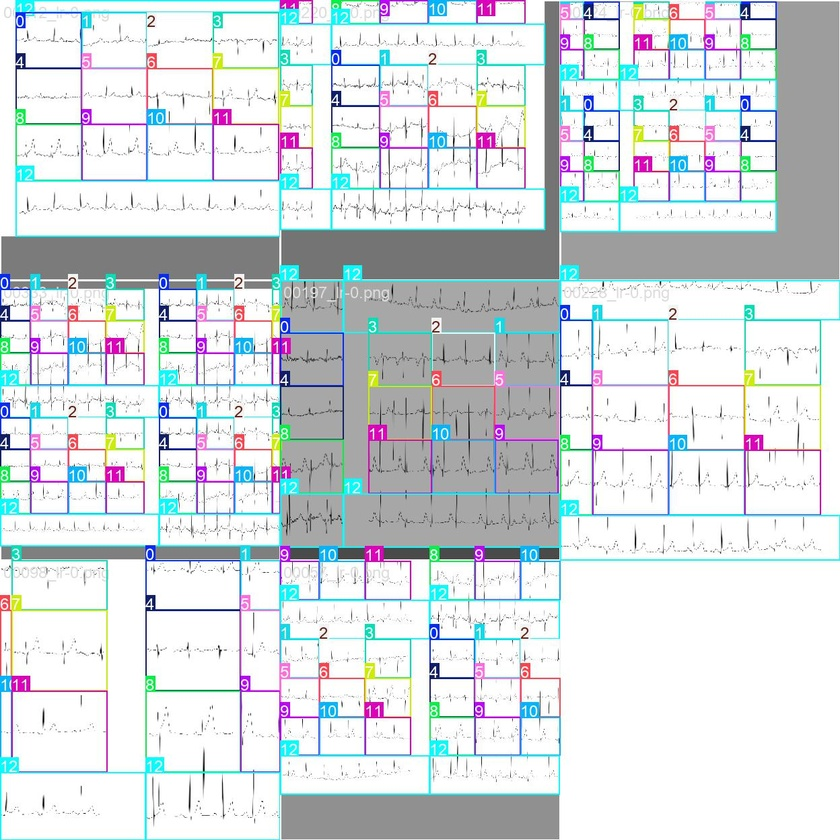
#> input picture code-yolo/models/runs_Test/yolo_ecg_model10/train_batch0.jpg, 840 x 840 px, shrunk from 1248 x 1248 before the run
$ python debug_single_mask.py --image ../../code-yolo/models/runs_Test/yolo_ecg_model10/train_batch0.jpg
#> lines starting #> are read from the running program, lines starting #| are printed output that depends on the picture; after the words box and inside, x2 and y2 are one past the last pixel; in counts of white or black regions, pixels touching at a corner belong together
#> in main, original_image is the input picture: shape (840, 840, 3); mean B, G, R 222.6, 220.2, 213.6
# --- File: debug_single_mask.py (CORRECTED & UPGRADED) ---

import cv2
import numpy as np
import argparse

# --- Using the improved function from your create_masks.py script ---
def create_segmentation_mask(image, v_max, s_min, close_kernel_size, open_kernel_size):
    """
    Creates a segmentation mask using a robust CLOSE then OPEN morphological strategy.
    Returns all intermediate steps for debugging.
    """
#> called with v_max = 120, s_min = 50, close_kernel_size = 20, open_kernel_size = 3
    if image is None: return None, None, None, None

    # 1. Thresholding to get the raw, disconnected signal
    hsv_image = cv2.cvtColor(image, cv2.COLOR_BGR2HSV)
#> hsv_image: shape (840, 840, 3); mean H, S, V 49.4, 21.2, 226.1
    lower_bound = np.array([0, s_min, 0])
    upper_bound = np.array([179, 255, v_max])
    raw_mask = cv2.inRange(hsv_image, lower_bound, upper_bound)
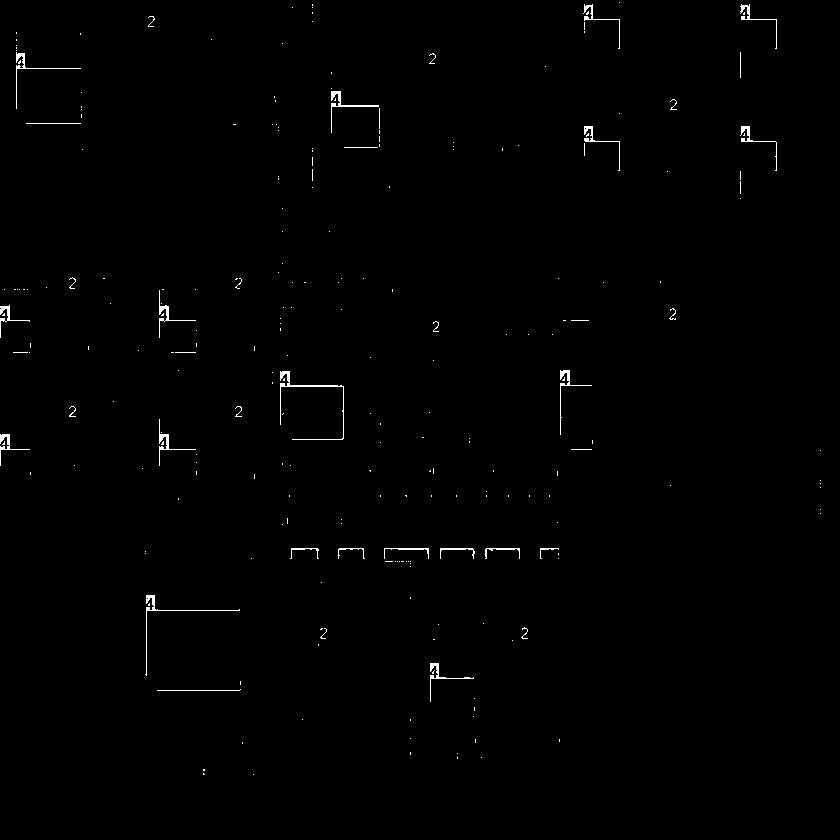
#> raw_mask: shape (840, 840); 0.57% white in thin lines or dots, all inside (x1, y1, x2, y2) = (0, 2, 821, 775)

    # 2. MORPH_CLOSE: Connect the dots into a solid line.
    # A rectangular kernel is excellent for connecting horizontal lines.
    close_kernel = np.ones((1, close_kernel_size), np.uint8)
    connected_mask = cv2.morphologyEx(raw_mask, cv2.MORPH_CLOSE, close_kernel)
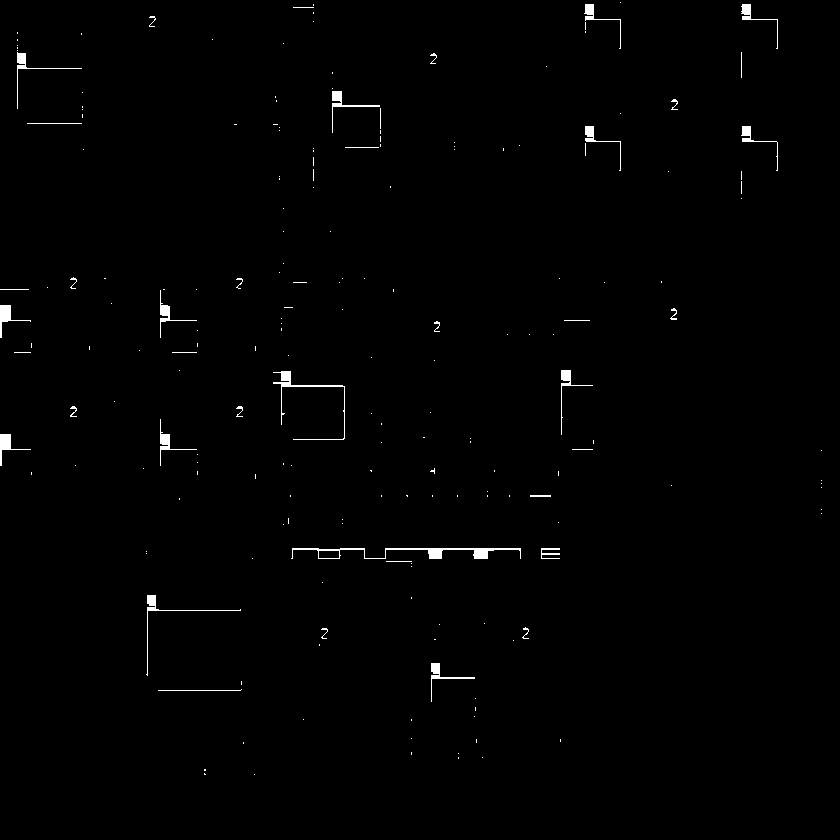
#> connected_mask: shape (840, 840); 0.75% white; 198 white regions (159 under 20 px), largest, box (x1, y1, x2, y2) and area: (291, 548, 521, 559) 771, (273, 371, 345, 440) 431, (146, 595, 241, 676) 287

    # 3. MORPH_OPEN: Clean noise from the now-solid line.
    # A square kernel is good for removing small, non-line-shaped noise.
    open_kernel = np.ones((open_kernel_size, open_kernel_size), np.uint8)
    cleaned_mask = cv2.morphologyEx(connected_mask, cv2.MORPH_OPEN, open_kernel)
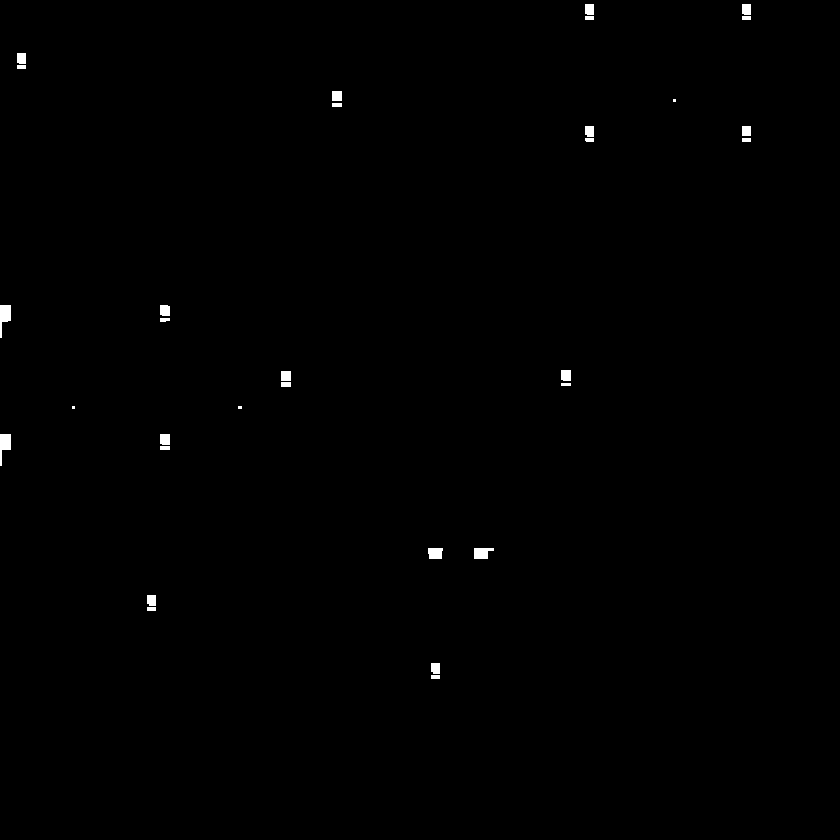
#> cleaned_mask: shape (840, 840); 0.34% white; 31 white regions (3 under 20 px), largest, box (x1, y1, x2, y2) and area: (0, 305, 11, 338) 216, (0, 434, 11, 466) 208, (474, 548, 494, 559) 172

    return raw_mask, connected_mask, cleaned_mask

def main():
    parser = argparse.ArgumentParser(description="Visually debug the mask creation for a single image.")
    parser.add_argument('--image', type=str, required=True, help='Path to a single cropped lead image.')
    parser.add_argument('--v-max', type=int, default=120, help='Brightness threshold (Value in HSV).')
    parser.add_argument('--s-min', type=int, default=50, help='Saturation threshold (in HSV).')
    # --- New arguments for the better strategy ---
    parser.add_argument('--close-kernel', type=int, default=20, help='Kernel size for MORPH_CLOSE to connect dots.')
    parser.add_argument('--open-kernel', type=int, default=3, help='Kernel size for MORPH_OPEN to clean noise.')
    args = parser.parse_args()

    # --- Load Image ---
    original_image = cv2.imread(args.image)
    if original_image is None:
        print(f"FATAL ERROR: Could not load image at {args.image}")
        return

    # --- Process and Get Intermediate Steps ---
    raw_mask, connected_mask, final_mask = create_segmentation_mask(
        image=original_image,
        v_max=args.v_max,
        s_min=args.s_min,
        close_kernel_size=args.close_kernel,
        open_kernel_size=args.open_kernel
    )

    # --- Visualize Everything ---
    print(f"Raw Mask unique values:      {np.unique(raw_mask)}")
#| Raw Mask unique values:      [  0 255]
    print(f"Connected Mask unique values: {np.unique(connected_mask)}")
#| Connected Mask unique values: [  0 255]
    print(f"Final Mask unique values:      {np.unique(final_mask)}")
#| Final Mask unique values:      [  0 255]

    cv2.imwrite('1_original_image.png', original_image)
    cv2.imwrite('2_raw_mask.png', raw_mask)
    # This is the new, important image to check!
    cv2.imwrite('3_connected_mask.png', connected_mask)
    cv2.imwrite('4_final_mask.png', final_mask)

    print("\nCheck the output images: '1_original_image.png', '2_raw_mask.png', '3_connected_mask.png', '4_final_mask.png'")

if __name__ == '__main__':
    main()

$ run again, on code-yolo/models/runs_Test/yolo_ecg_model10/train_batch2971.jpg
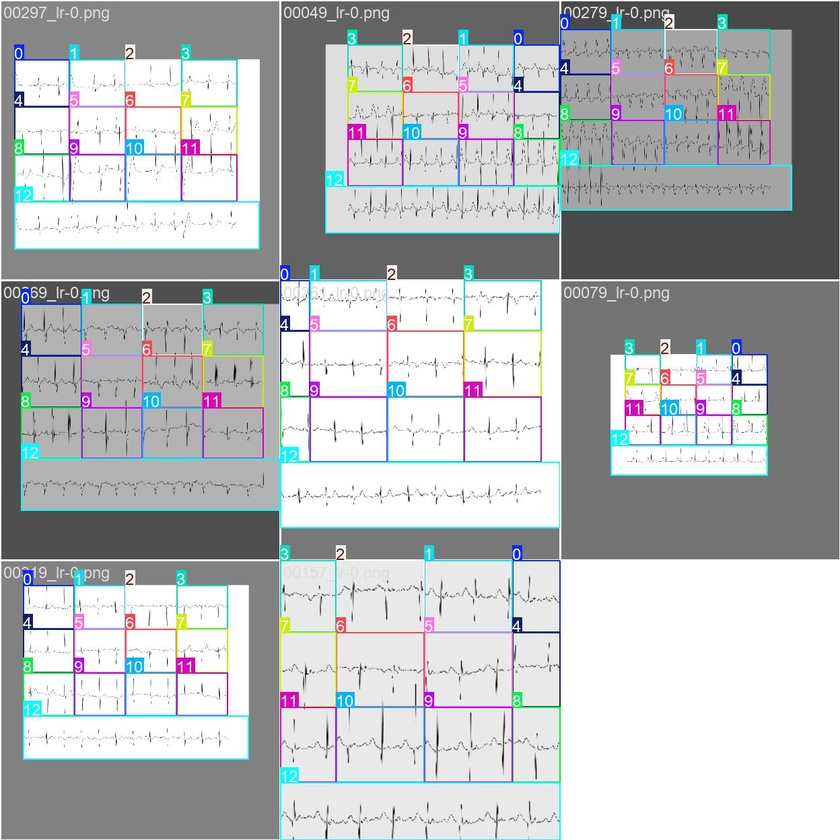
#> input picture code-yolo/models/runs_Test/yolo_ecg_model10/train_batch2971.jpg, 840 x 840 px, shrunk from 1248 x 1248 before the run
#> in main, original_image is the input picture: shape (840, 840, 3); mean B, G, R 187.5, 186, 182.7
#> hsv_image: shape (840, 840, 3); mean H, S, V 36.7, 13.8, 190
#> in create_segmentation_mask, `raw_mask = cv2.inRange(hsv_image, lower_bound, upper_bound)`:
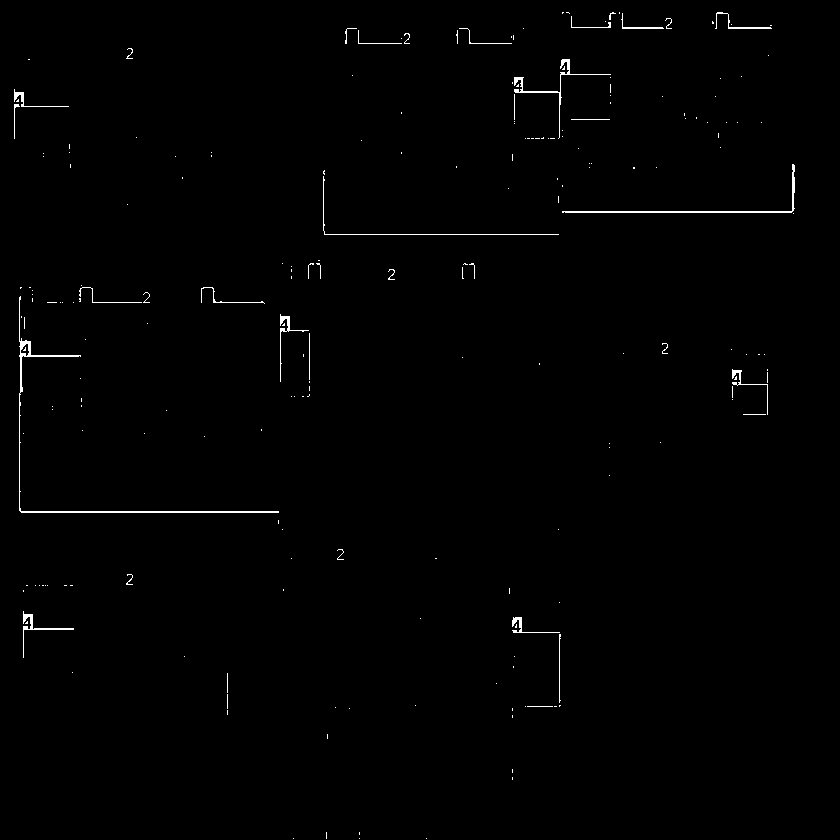
#> raw_mask: shape (840, 840); 0.67% white in thin lines or dots
#> connected_mask: shape (840, 840); 0.96% white; 142 white regions (112 under 20 px), largest, box (x1, y1, x2, y2) and area: (20, 296, 280, 513) 1177, (563, 164, 796, 213) 577, (513, 59, 612, 139) 559
#> in create_segmentation_mask, `cleaned_mask = cv2.morphologyEx(connected_mask, cv2.MORPH_OPEN, open_k..`:
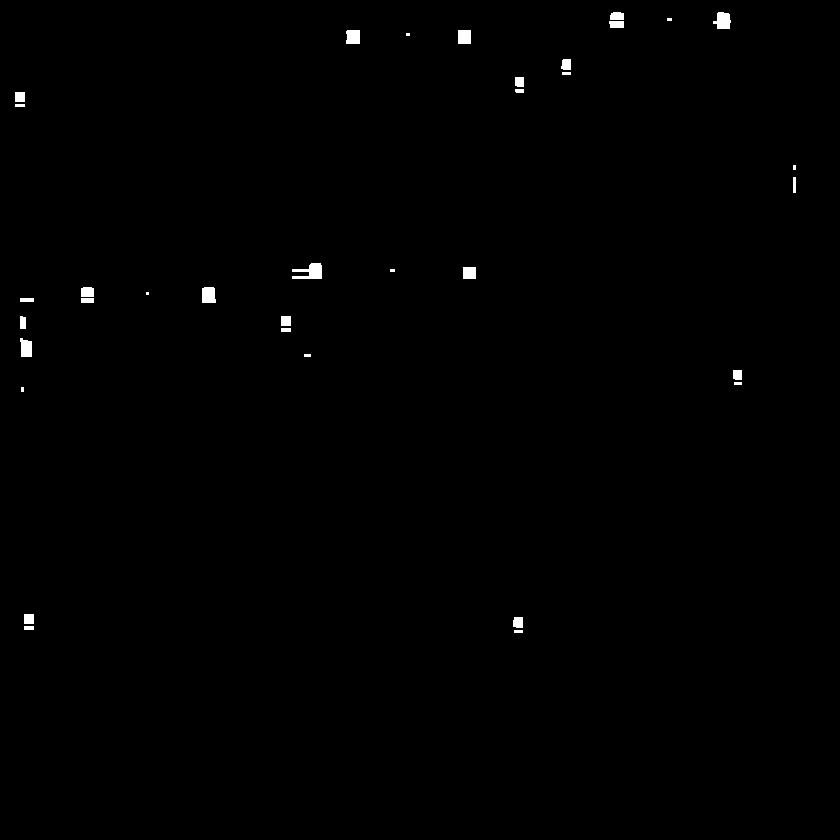
#> cleaned_mask: shape (840, 840); 0.43% white; 35 white regions (6 under 20 px), largest, box (x1, y1, x2, y2) and area: (292, 263, 322, 279) 305, (713, 12, 731, 29) 228, (202, 287, 216, 303) 209
#| Raw Mask unique values:      [  0 255]
#| Connected Mask unique values: [  0 255]
#| Final Mask unique values:      [  0 255]
